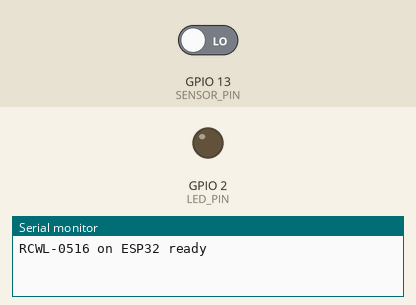
Simulated run of this sketch. Board: ESP32. Parts: output pins drawn as LEDs (lit = HIGH), the last lines printed to the serial monitor. The inputs (shaded band) are chosen by the test bench; at power-on: GPIO 13 (SENSOR_PIN) LOW.

Above: at 1.2 s.
1.3 s: GPIO 13 (SENSOR_PIN) driven HIGH
At 2.5 s:
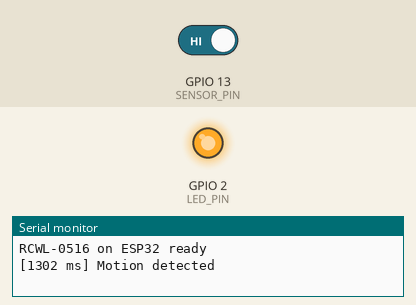
2.8 s: GPIO 13 (SENSOR_PIN) driven LOW
At 3.7 s:
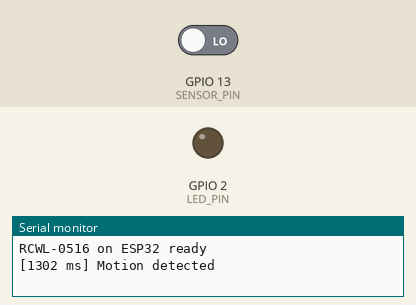
Timing chart, 0 to 5.8 s (numbered marks = the images above; inputs shaded):
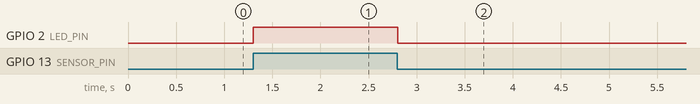

The sketch:

example.ino
```cpp
// Uses an interrupt on an ESP32 to timestamp motion events from the RCWL-0516, prints event times to Serial, and mirrors the sensor state to an LED.
//
// Buy this module: https://shillehtek.com/products/rcwl-0516-microwave-doppler-radar-motion-sensor-module
// Full manual: https://shillehtek.com/blogs/shillehtek-product-manuals/rcwl-0516-microwave-doppler-radar-motion-sensor-module-manual
// More examples: https://github.com/shillehbean/shillehtek-examples
//

// RCWL-0516 motion sensor on ESP32
// OUT pin -> GPIO13

const uint8_t SENSOR_PIN = 13;
const uint8_t LED_PIN    = 2;

volatile bool motionFlag = false;
unsigned long lastEventMs = 0;

void IRAM_ATTR onMotion() {
  motionFlag = true;
}

void setup() {
  Serial.begin(115200);
  pinMode(SENSOR_PIN, INPUT);
  pinMode(LED_PIN, OUTPUT);
  attachInterrupt(SENSOR_PIN, onMotion, RISING);
  Serial.println("RCWL-0516 on ESP32 ready");
}

void loop() {
  if (motionFlag) {
    motionFlag = false;
    lastEventMs = millis();
    Serial.printf("[%lu ms] Motion detected\n", lastEventMs);
  }

  digitalWrite(LED_PIN, digitalRead(SENSOR_PIN));
  delay(20);
}
```

Measured:
- after the input at 1.3 s, GPIO 2 (LED_PIN): LOW → HIGH at once
- after the input at 2.8 s, GPIO 2 (LED_PIN): HIGH → LOW at once
